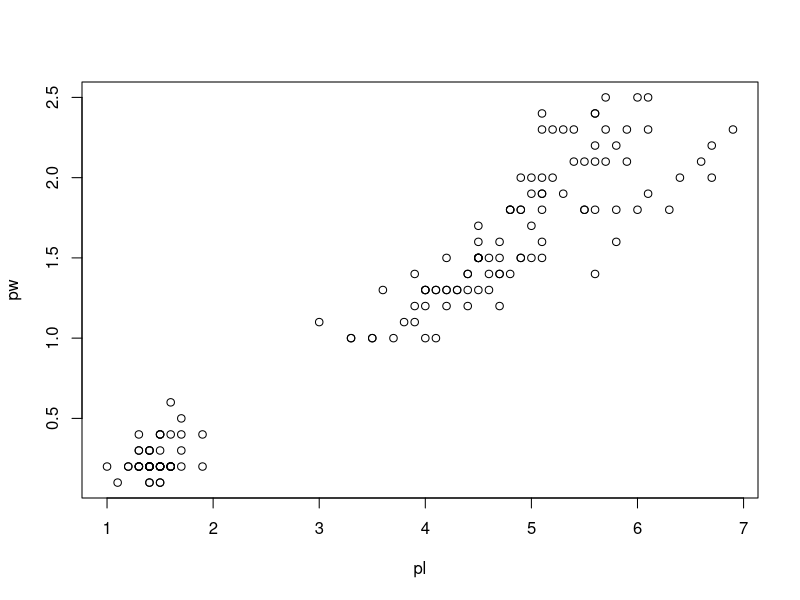

Source code (R):
## ---- chunk 1
library(tidyverse)
library(magrittr)
## ---- chunk 2
runif(100) %>% mean()
## ---- chunk 3
iris %>% 
  as_tibble() %>% 
  select(pl=Petal.Length, pw=Petal.Width) %>% 
  lm(pw~pl, data=.)
## ---- chunk 4
iris %>% 
  as_tibble() %>% 
  select(pl=Petal.Length, pw=Petal.Width) %T>% 
  print() %>% # here we print
  plot(pw~pl, data=.) # and we come back to the object returned by `select`
## ---- chunk 5
iris %>% 
  as_tibble() %>% 
  slice(1:5) %>% 
  select(pl=Petal.Length, pw=Petal.Width) %$% pl
## ---- chunk 6
iris %>% 
  as_tibble() %>% 
  slice(1:5) %>% 
  select(pl=Petal.Length, pw=Petal.Width) %>% 
  pull(pw)
## ---- chunk 7
x <- iris %>% as_tibble()
x
x %<>% select(1:2)
x
